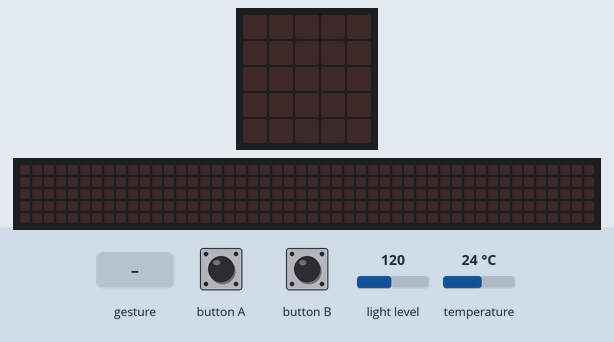
Simulated run of this program. Board: BBC micro:bit (MakeCode). Parts: the board's 5×5 LED display, a strip that is not on the board, showing the scrolling text unrolled. The inputs (shaded band) are chosen by the test bench; at power-on: temperature 24 °C, light level 120. A tilt is held for 1.5 s and a shake lasts 1 s, then the board lies face up again; the 48×5 strip is a reading aid, not a part: it shows the text the display is scrolling, unrolled, one strip-width of it at a time.

Above: at 1.2 s.
1.3 s: button A pressed for 0.15 s
At 4.01 s:
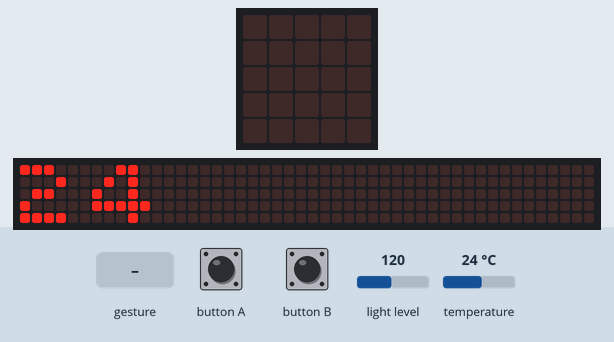
4.3 s: temperature set to 12 °C
At 7.05 s:
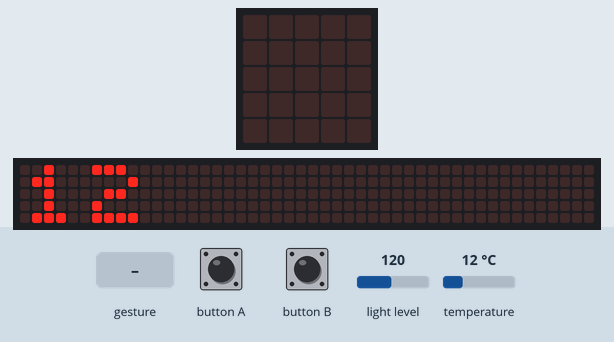
7.3 s: button B pressed for 0.15 s
At 9.77 s:
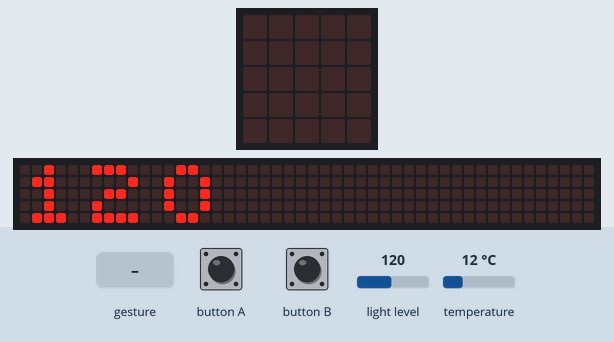
10.4 s: light level set to 5
At 13.3 s:
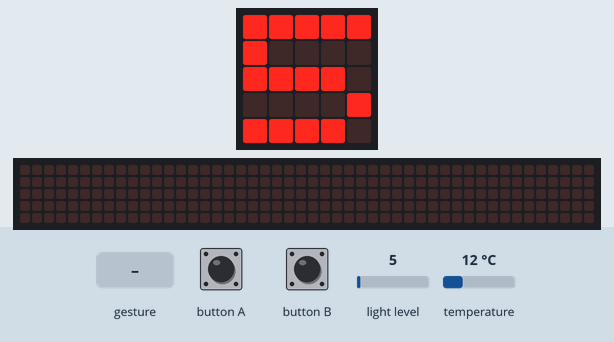
13.4 s: button B pressed for 0.15 s
At 14.4 s:
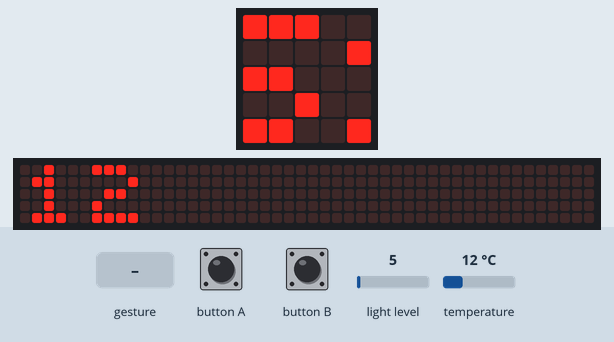

Measured:
- after the input at 1.3 s, the display: changes after 0.16 s (image 1)
- after the input at 13.4 s, the display: first changes after 0.61 s (image 5 shows a later state)

The program:

main.ts
```typescript
input.onButtonPressed(Button.B, function () {
    LUZ += 0 + 1
})
input.onButtonPressed(Button.A, function () {
    Temperatura += 0 + 2
})
input.onGesture(Gesture.Shake, function () {
    Temperatura = 0
    LUZ = 0
})
let LUZ = 0
let Temperatura = 0
Temperatura = 0
LUZ = 0
basic.forever(function () {
    if (LUZ == 1) {
        basic.showNumber(input.lightLevel())
    } else if (Temperatura == 2) {
        basic.showNumber(input.temperature())
    }
})
```

test.ts
```typescript
// aquí va el archivo "tests"; esto no se compilará cuando este paquete se utilice como una extensión.
```
